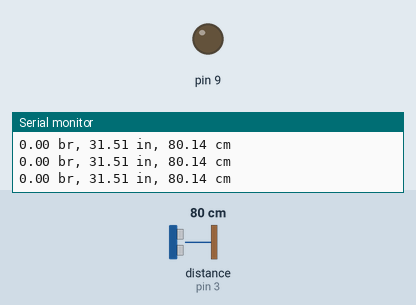
The sketch below on a simulated Arduino Uno, built with avr-gcc and run on an emulated ATmega328P. Shown: output pins drawn as LEDs (lit = HIGH), the last lines printed to the serial monitor. Inputs (shaded band) come from the test bench; at power-on: distance to the obstacle (sensor on pin 3) 80 cm. The echo pulse lasts 58.3 µs per cm; pins used as bus, display or sensor lines are not drawn.

Above: at 1.2 s.
1.3 s: distance to the obstacle (sensor on pin 3) set to 2 cm
At 1.9 s:
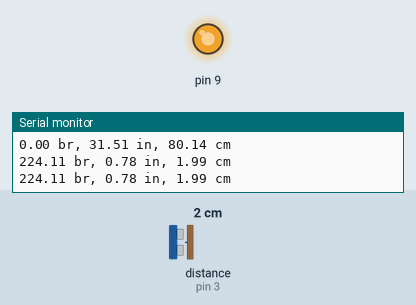
3.0 s: distance to the obstacle (sensor on pin 3) set to 4 cm
At 3.5 s:
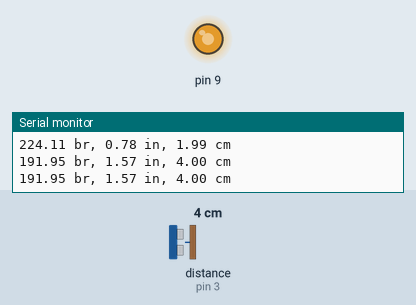
4.5 s: distance to the obstacle (sensor on pin 3) set to 9 cm
At 5.1 s:
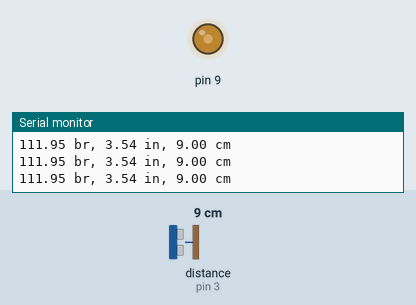
Timing chart, 0 to 7.5 s (numbered marks = the images above; inputs shaded):
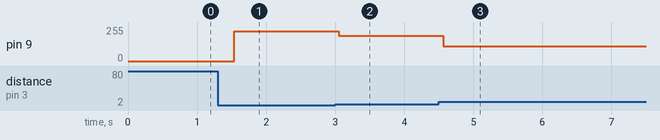

Measured:
- after the input at 1.3 s, pin 9: 0/255 → 224/255 after 0.24 s
- after the input at 3.0 s, pin 9: 224/255 → 191/255 after 0.05 s
- after the input at 4.5 s, pin 9: 191/255 → 111/255 after 0.06 s

The sketch:

UltrasonicSensor.ino
```cpp
void setup() {
  pinMode(2, OUTPUT);
  pinMode(9, OUTPUT);
  pinMode(3, INPUT);
  Serial.begin(9600);
}
void loop() {
  digitalWrite(2, LOW);
  delayMicroseconds(2);
  digitalWrite(2, HIGH);
  delayMicroseconds(10);
  digitalWrite(2, LOW);
  float br,cm,in,dur = pulseIn(3, HIGH);
  cm =(dur/2)/29.1;
  in =(dur/2)/74;
  if(cm>16) br=0;
  else br=256-(cm*16);
  analogWrite(9,br);
  Serial.print(br);
  Serial.print(" br, ");
  Serial.print(in);
  Serial.print(" in, ");
  Serial.print(cm);
  Serial.println(" cm");
  delay(250);
}
```
